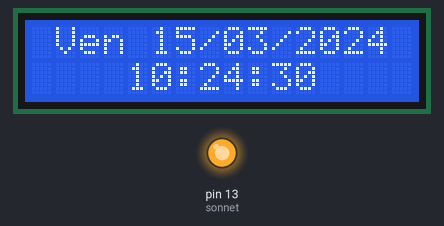
This sketch was run on a simulated Arduino Nano, built with avr-gcc and run on an emulated ATmega328P. On the bench: 16×2 character LCD, output pins drawn as LEDs (lit = HIGH). The local clock reads 2024-03-15 10:24:30 at power-on unless the sketch sets it.

Above: at 0.2 s.
At 4.2 s:
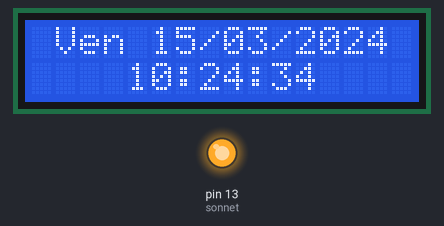
At 9.2 s:
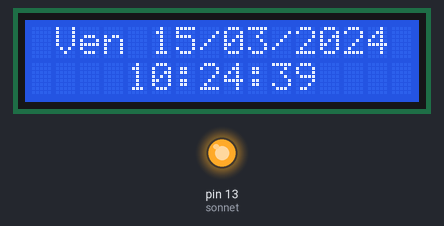
At 19.2 s:
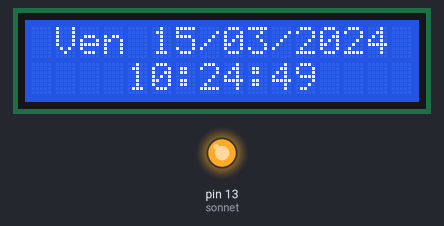
At 29.2 s:
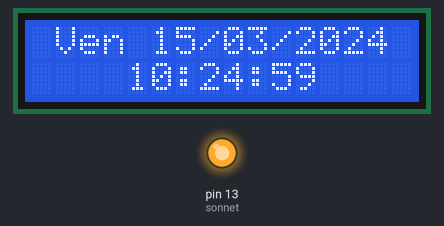
At 38.2 s:
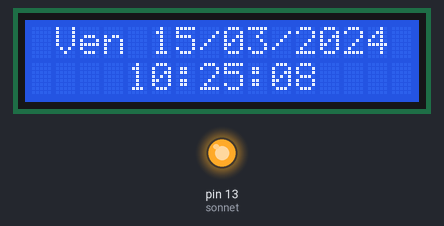

Measured:
- what the display in image 1 shows lasts 1.0 s, from 4.1 s to 5.1 s

The sketch:

sirene_ds1307_code.ino
```cpp
/*
  Horloge pour contrôler la sirène d’établissement scolaire
  Redouane CHIBOUT: nano + LCD-I2C + RTC1307 + 3R=10K + module relais 5V
  16-12-2017
*/

#include <LiquidCrystal_I2C.h>
#include <Time.h>
#include <DS1307RTC.h>
#include <Wire.h>
#include <AnalogButtons.h>
#include <EEPROM.h>
int sonnet = 13; // sortie vers le relais

LiquidCrystal_I2C lcd(0x3F,2,1,0,4,5,6,7); // lcd(addr,RW,RS,E,D4,D5,D6;D7)
String Jour[]={"Dim ", "Lun ", "Mar ", "Mer ", "Jeu ", "Ven ", "Sam "};
byte memo=0, hautbas=0, droite=0, HrAlarm=0, MinAlarm=0, ConfigAlarm=0;
byte CurCol[6]={6,9,14,5,8,11};
byte CurColAlarm[10]={1,4,7,9,10,11,12,13,14,15};
tmElements_t tmps;
boolean actualiser=0;

AnalogButtons pressBouton(A0, 100, &selectBouton);// Cmd les bouttons
Button b1 = Button(1,670,800);
Button b2 = Button(2,0,10);
Button b3 = Button(3,500,530);

void selectBouton(int id,boolean longAppui){
  switch (id) {
      case 1: // haut = incrémenter
        if(hautbas==0){
          switch (droite) {
              case 0:
                hautbas+=1;
                HrAlarm = EEPROM.read(hautbas*3);
                MinAlarm = EEPROM.read(hautbas*3 + 1);
                ConfigAlarm = EEPROM.read(hautbas*3 + 2);
                actualiser=1;
                break;
              case 1:
                tmps.Day+=1;
                if(tmps.Day >31) tmps.Day=1;
                memo -=1;
                break;
              case 2:
                tmps.Month+=1;
                if(tmps.Month >12) tmps.Month=1;
                memo -=1;
                break;
              case 3:
                tmps.Year+=1;
                memo -=1;
                break;
              case 4:
                tmps.Hour+=1;
                if(tmps.Hour >23) tmps.Hour=0;
                memo -=1;
                break;
              case 5:
                tmps.Minute+=1;
                if(tmps.Minute >59) tmps.Minute=0;
                memo -=1;
                break;
              case 6:
                tmps.Second+=1;
                if(tmps.Second >59) tmps.Second=0;
                memo -=1;
                break;
          }
        } else {
            switch (droite) {
                case 0:
                  if(hautbas==30){ // Nombre de sonnerie
                    hautbas=0;
                  }else{
                      hautbas+=1;
                      HrAlarm = EEPROM.read(hautbas*3);
                      MinAlarm = EEPROM.read(hautbas*3 + 1);
                      ConfigAlarm = EEPROM.read(hautbas*3 + 2);
                    }
                  break;
                case 1:
                  HrAlarm+=1;
                  if(HrAlarm >23) HrAlarm=0;
                  break;
                case 2:
                  MinAlarm+=1;
                  if(MinAlarm >59) MinAlarm=0;
                  break;
                default:
                  bitWrite(ConfigAlarm, droite-2, !bitRead(ConfigAlarm, droite-2));
                  break;
            }
            actualiser=1;
        }

        break;
      case 2: // bas = décrémenter
        if(hautbas==0){
          switch (droite) {
              case 0:
                hautbas=30; // Nombre de sonnerie
                HrAlarm = EEPROM.read(hautbas*3);
                MinAlarm = EEPROM.read(hautbas*3 + 1);
                ConfigAlarm = EEPROM.read(hautbas*3 + 2);
                actualiser=1;
                break;
              case 1:
                tmps.Day-=1;
                if(tmps.Day <1) tmps.Day=31;
                memo -=1;
                break;
              case 2:
                tmps.Month-=1;
                if(tmps.Month <1) tmps.Month=12;
                memo -=1;
                break;
              case 3:
                tmps.Year-=1;
                if(tmps.Year <45) tmps.Year=45; // YearMin = 2015
                memo -=1;
                break;
              case 4:
                tmps.Hour-=1;
                if(tmps.Hour >23) tmps.Hour=23;
                memo -=1;
                break;
              case 5:
                tmps.Minute-=1;
                if(tmps.Minute >59) tmps.Minute=59;
                memo -=1;
                break;
              case 6:
                tmps.Second-=1;
                if(tmps.Second >59) tmps.Second=59;
                memo =tmps.Second-1;
                break;
          }
        } else {
            switch (droite) {
                case 0:
                      hautbas-=1;
                      HrAlarm = EEPROM.read(hautbas*3);
                      MinAlarm = EEPROM.read(hautbas*3 + 1);
                      ConfigAlarm = EEPROM.read(hautbas*3 + 2);
                  break;
                case 1:
                  HrAlarm-=1;
                  if(HrAlarm >23) HrAlarm=23;
                  break;
                case 2:
                  MinAlarm-=1;
                  if(MinAlarm >59) MinAlarm=59;
                  break;
                default:
                  bitWrite(ConfigAlarm, droite-2, !bitRead(ConfigAlarm, droite-2));
                  break;
            }
            actualiser=1;
        }
        break;
      case 3: // droite = OK = Valider
        droite +=1;
        if (hautbas == 0 && droite > 6  ){
          RTC.write(tmps); // écrire le temps sur RTC
          setSyncProvider(RTC.get); //synchronisation du système avec RTC
          droite=0;
        }
        if(droite > 9){
          EEPROM.write(hautbas*3, HrAlarm);
          EEPROM.write(hautbas*3 + 1, MinAlarm);
          EEPROM.write(hautbas*3 + 2, ConfigAlarm);
          droite=0;
        }
        actualiser=1;
        break;
  }
}

void affichage(){
  if(hautbas==0){
    if(droite==0) breakTime(now(),tmps) ;
    if(memo!=tmps.Second){
      lcd.setCursor(0,0);
      lcd.print(' ');
      lcd.print(Jour[tmps.Wday-1]);
      aff(tmps.Day,"/");
      aff(tmps.Month,"/");
      aff(tmYearToCalendar(tmps.Year)," ");
      lcd.setCursor(0,1);
      lcd.print("    "); // 4 espaces
      aff(tmps.Hour,":");
      aff(tmps.Minute,":");
      aff(tmps.Second,"    "); // 4 espaces
      memo =tmps.Second;
    }
    if(droite==0){
      lcd.noBlink();
    } else {
      lcd.setCursor(CurCol[droite-1],droite/4); //positionner le curseur selon droite
      lcd.cursor(); //afficher le curseur
      }
  } else {
      if(actualiser){
        lcd.setCursor(0,0);
        lcd.print("AL Heure DLMMJVS");
        lcd.setCursor(0,1);
        aff(hautbas," ");
        aff(HrAlarm,":");
        aff(MinAlarm," ");
        for (byte j=1; j <= 7; j++) lcd.print(bitRead(ConfigAlarm, j));
        lcd.setCursor(CurColAlarm[droite],1); //positionner le curseur selon droite
        lcd.blink(); //afficher le curseur
        actualiser=0;
      }
    }
}

void aff(int nbr,String chaine){
  if(nbr < 10) lcd.print('0');
  lcd.print(String(nbr)+chaine);
}

void setup() {
  //Serial.begin(9600);
  pinMode(sonnet, OUTPUT);
 digitalWrite(sonnet, 1); /// puisque c un module
  lcd.begin(16,2);
  lcd.setBacklightPin(3,POSITIVE);
  lcd.setBacklight(HIGH);  // lumiere arriere plan lcd
  setSyncProvider(RTC.get);   // config la lecture du temps RTC

  pressBouton.addButton(b1);
  pressBouton.addButton(b2);
  pressBouton.addButton(b3);

}


void loop() {
//AnalogButtons::configure(A0); // nzawlo
  affichage();
  pressBouton.checkButtons(); // vérifier si un bouton est appuyer

  if( !second() ){ // Nombre de sonnerie + 1
    for (byte k=1; k < 31 ; k++){ // vérifier si l'heure d'un alarme est arrivée
      byte HrA = EEPROM.read(k*3);
      byte MinA = EEPROM.read(k*3 + 1);
      byte ConfigA = EEPROM.read(k*3 + 2);
      if( hour() == HrA && minute() == MinA && bitRead(ConfigA, weekday())==1 ){
        digitalWrite(sonnet, 0);// 0 /// puisque c un module
        break;
      }
    }
  }
 // temps de la sonnerie: 6 second
  if(second() > 6 && !digitalRead(sonnet)) digitalWrite(sonnet, 1); //stop alarme après 6s  ///1 puisque c un module

  }
```
